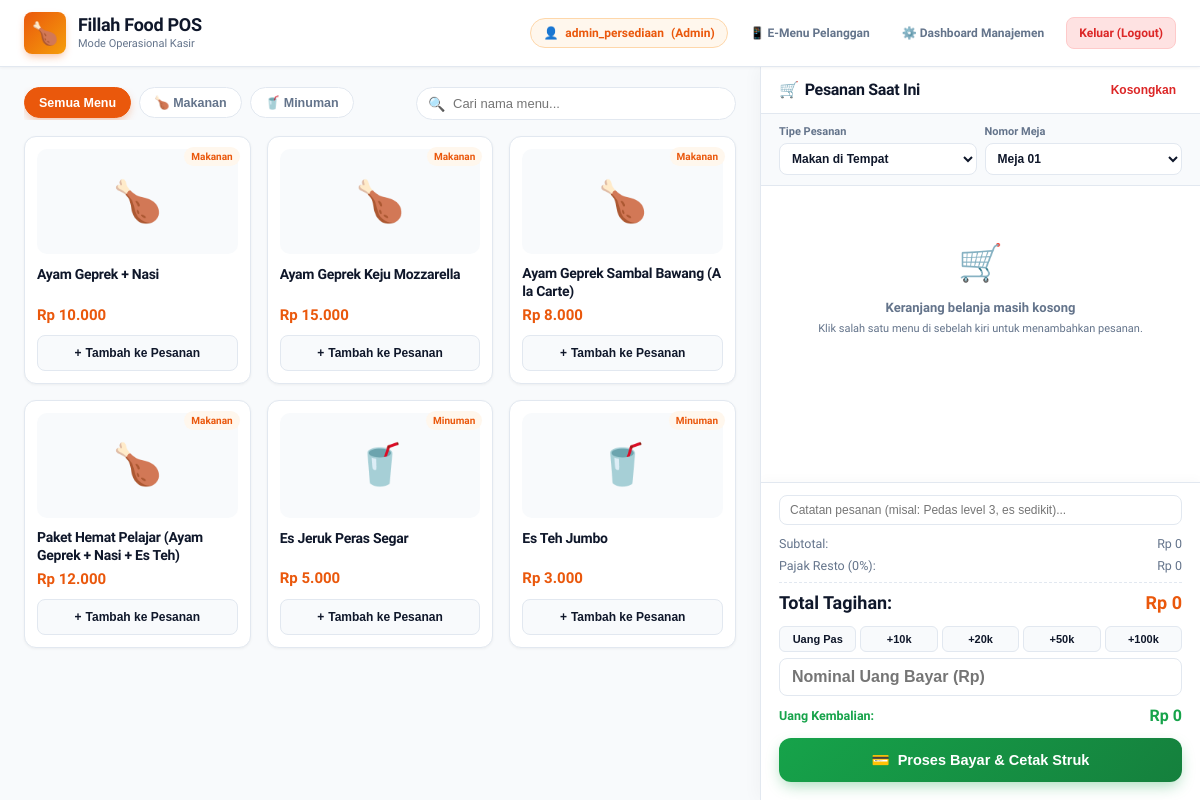
The page /kasir.php (signed in) on the database its author committed.
### tables this page shows
CREATE TABLE IF NOT EXISTS produk (
    id INT AUTO_INCREMENT PRIMARY KEY,
    nama_produk VARCHAR(100) NOT NULL,
    harga DECIMAL(10,2) NOT NULL,
    kategori ENUM('Makanan', 'Minuman') NOT NULL,
    gambar VARCHAR(255) NULL
);

### kasir.php (the view, shortened to what this page needs)
<?php
require 'config.php';
$query_produk = "SELECT * FROM produk ORDER BY kategori ASC, nama_produk ASC";
$result_produk = $conn->query($query_produk);
$daftar_produk = [];
if ($result_produk) {
    while ($row = $result_produk->fetch_assoc()) {
        $daftar_produk[] = $row;
    }
}
?>
<!DOCTYPE html>
<html lang="id">
<head>
    <link rel="stylesheet" href="style.css">
</head>
<body>
    <header class="navbar">
        <div class="navbar-brand">
            <div class="brand-logo">🍗</div>
            <div class="brand-text">
                <h1>Fillah Food POS</h1>
                <p>Mode Operasional Kasir</p>
            </div>
        </div>
        <div class="nav-actions">
            <span class="user-pill" style="display: inline-flex; align-items: center; gap: 7px;">
                <?php if (!empty($_SESSION['foto']) && file_exists(__DIR__ . '/' . $_SESSION['foto'])): ?>
                    <img src="<?php echo htmlspecialchars($_SESSION['foto']); ?>" alt="Foto" style="width: 22px; height: 22px; border-radius: 50%; object-fit: cover;">
                <?php else: ?>
                    <span>👤</span>
                <?php endif; ?>
                <strong><?php echo htmlspecialchars($_SESSION['username']); ?></strong> (<?php echo htmlspecialchars($_SESSION['role']); ?>)
            </span>
            <a href="menu.php" target="_blank" class="btn-link">📱 E-Menu Pelanggan</a>
            <?php if (in_array($_SESSION['role'], ['Owner', 'Admin'])): ?>
                <a href="admin.php" class="btn-link">⚙️ Dashboard Manajemen</a>
            <?php endif; ?>
            <a href="logout.php" class="btn-logout">Keluar (Logout)</a>
        </div>
    </header>
    <div class="workspace">
        <main class="catalog-panel">
            <div class="catalog-toolbar">
                <div class="category-pills">
                    <button class="cat-btn active" onclick="filterKategori('Semua')">Semua Menu</button>
                    <button class="cat-btn" onclick="filterKategori('Makanan')">🍗 Makanan</button>
                    <button class="cat-btn" onclick="filterKategori('Minuman')">🥤 Minuman</button>
                </div>
                <div class="search-box">
                    <span class="search-icon">🔍</span>
                    <input type="text" id="cari-menu" class="search-input" placeholder="Cari nama menu..." onkeyup="cariMenuLive()">
                </div>
            </div>
            <div class="products-grid" id="daftar-menu-grid">
                <?php if (empty($daftar_produk)): ?>
                    <p style="color: #888; font-style: italic;">Belum ada menu di database.</p>
                <?php else: ?>
                    <?php foreach ($daftar_produk as $p): ?>
                        <div class="product-card"
                             data-kategori="<?php echo htmlspecialchars($p['kategori']); ?>"
                             data-nama="<?php echo htmlspecialchars(strtolower($p['nama_produk'])); ?>"
                             onclick="tambahItem(<?php echo $p['id']; ?>, '<?php echo addslashes($p['nama_produk']); ?>', <?php echo $p['harga']; ?>)">
                            <span class="card-header-badge"><?php echo htmlspecialchars($p['kategori']); ?></span>
                            <div class="product-thumb">
                                <?php if (!empty($p['gambar']) && file_exists($p['gambar'])): ?>
                                    <img src="<?php echo htmlspecialchars($p['gambar']); ?>"
                                         alt="<?php echo htmlspecialchars($p['nama_produk']); ?>"
                                         style="width:100%;height:100%;object-fit:cover;border-radius:10px;">
                                <?php else: ?>
                                    <?php echo ($p['kategori'] === 'Makanan') ? '🍗' : '🥤'; ?>
                                <?php endif; ?>
                            </div>
                            <h3 class="product-name"><?php echo htmlspecialchars($p['nama_produk']); ?></h3>
                            <div class="product-price">Rp <?php echo number_format($p['harga'], 0, ',', '.'); ?></div>
                            <button class="btn-add-item" type="button" style="pointer-events: none;">
                                <span>+</span> Tambah ke Pesanan
                            </button>
                        </div>
                    <?php endforeach; ?>
                <?php endif; ?>
            </div>
        </main>
        <aside class="cart-panel">
            <div class="cart-header">
                <h2><span>🛒</span> Pesanan Saat Ini</h2>
                <button class="btn-clear-cart" onclick="kosongkanKeranjang()">Kosongkan</button>
            </div>
            <div class="order-meta">
                <div>
                    <label style="font-size: 11px; font-weight: 700; color: var(--text-muted); display: block; margin-bottom: 2px;">Tipe Pesanan</label>
                    <select id="tipe-pesanan" class="meta-select">
                        <option value="Dine In (Makan di Tempat)">Makan di Tempat</option>
                    </select>
                </div>
                <div>
                    <label style="font-size: 11px; font-weight: 700; color: var(--text-muted); display: block; margin-bottom: 2px;">Nomor Meja</label>
                    <select id="no-meja" class="meta-select">
                        <option value="Meja 01">Meja 01</option>
                    </select>
                </div>
            </div>
            <div class="cart-items-wrapper" id="cart-items-container">
                <div id="cart-empty-state" style="text-align: center; padding: 40px 20px; color: var(--text-muted);">
                    <div style="font-size: 36px; margin-bottom: 8px;">🛒</div>
                    <p style="font-size: 13px; font-weight: 600;">Keranjang belanja masih kosong</p>
                    <p style="font-size: 11px; margin-top: 4px;">Klik salah satu menu di sebelah kiri untuk menambahkan pesanan.</p>
                </div>
            </div>
            <div class="cart-footer">
                <input type="text" id="catatan-order" class="order-notes-input" placeholder="Catatan pesanan (misal: Pedas level 3, es sedikit)...">
                <div class="summary-row">
                    <span>Subtotal:</span>
                    <span id="label-subtotal">Rp 0</span>
                </div>
                <div class="summary-row">
                    <span>Pajak Resto (0%):</span>
                    <span>Rp 0</span>
                </div>
                <div class="summary-total">
                    <span>Total Tagihan:</span>
                    <span id="label-total" style="color: var(--primary);">Rp 0</span>
                </div>
                <div class="quick-cash-row">
                    <button class="quick-cash-btn" onclick="setUangPas()">Uang Pas</button>
                    <button class="quick-cash-btn" onclick="tambahNominal(10000)">+10k</button>
                    <button class="quick-cash-btn" onclick="tambahNominal(20000)">+20k</button>
                    <button class="quick-cash-btn" onclick="tambahNominal(50000)">+50k</button>
                    <button class="quick-cash-btn" onclick="tambahNominal(100000)">+100k</button>
                </div>
                <div class="cash-input-group">
                    <input type="number" id="input-uang-bayar" class="cash-input" placeholder="Nominal Uang Bayar (Rp)" oninput="hitungKembalianRealtime()">
                </div>
                <div class="change-row">
                    <span>Uang Kembalian:</span>
                    <span id="label-kembalian" style="font-size: 16px;">Rp 0</span>
                </div>
                <button class="btn-checkout" onclick="prosesBayarDanCetak()">
                    <span>💳</span> Proses Bayar & Cetak Struk
                </button>
            </div>
        </aside>
    </div>
</body>
</html>

### style.css (style rules this page uses)
:root { --primary: #ea580c; --primary-hover: #c2410c; --primary-light: #fff7ed; --secondary: #f59e0b; --success: #16a34a; --success-hover: #15803d; --success-light: #dcfce7; --warning: #d97706; --warning-light: #fef3c7; --danger: #dc2626; --danger-light: #fee2e2; --bg-canvas: #f8fafc; --bg-card: #ffffff; --sidebar-bg: #0f172a; --sidebar-hover: #1e293b; --text-dark: #0f172a; --text-muted: #64748b; --border: #e2e8f0; --radius-sm: 8px; --radius-md: 12px; --radius-lg: 18px; --radius-xl: 24px; --shadow-sm: 0 1px 3px rgba(0, 0, 0, 0.05); --shadow-md: 0 4px 12px -2px rgba(15, 23, 42, 0.08); --shadow-lg: 0 10px 25px -5px rgba(234, 88, 12, 0.15), 0 0 1px 1px rgba(0, 0, 0, 0.05); --shadow-primary: 0 4px 14px -2px rgba(234, 88, 12, 0.4); --safe-top: env(safe-area-inset-top, 0px); --safe-bottom: env(safe-area-inset-bottom, 0px); --safe-left: env(safe-area-inset-left, 0px); --safe-right: env(safe-area-inset-right, 0px); }
*, *::before, *::after { margin: 0; padding: 0; box-sizing: border-box; -webkit-tap-highlight-color: transparent; }
html { font-size: 16px; scroll-behavior: smooth; -webkit-text-size-adjust: 100%; }
body { background-color: var(--bg-canvas); color: var(--text-dark); font-family: 'Plus Jakarta Sans', system-ui, -apple-system, BlinkMacSystemFont, 'Segoe UI', Roboto, sans-serif; line-height: 1.5; min-height: 100vh; min-height: 100dvh; overflow-x: hidden; }
h1, h2, h3, h4, h5, h6 { color: var(--text-dark); font-weight: 800; letter-spacing: -0.02em; line-height: 1.25; }

### rows shown on the page
produk: kategori "Makanan", nama_produk "Ayam Geprek + Nasi", harga "10.000"
produk: kategori "Makanan", nama_produk "Ayam Geprek Keju Mozzarella", harga "15.000"
produk: kategori "Makanan", nama_produk "Ayam Geprek Sambal Bawang (A la Carte)", harga "8.000"
produk: kategori "Makanan", nama_produk "Paket Hemat Pelajar (Ayam Geprek + Nasi + Es Teh)", harga "12.000"
produk: kategori "Minuman", nama_produk "Es Jeruk Peras Segar", harga "5.000"
produk: kategori "Minuman", nama_produk "Es Teh Jumbo", harga "3.000"

### other values the page prints
$_SESSION['username'] "admin_persediaan"
$_SESSION['role'] "Admin"
